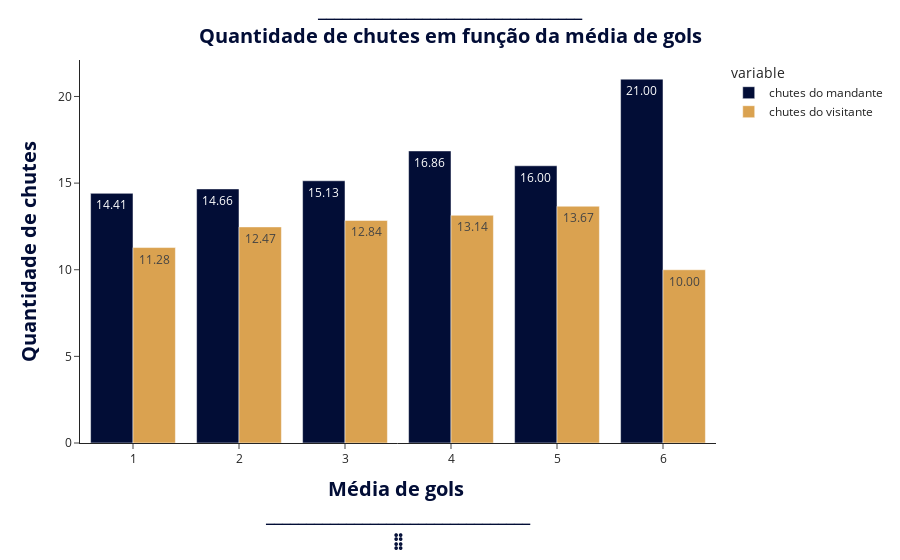

The code cell stored with this chart in its notebook:
### Markdown cell above
* O time visitante tem um maior aproveitamento para conversão em gols de chutes em geral

### Code cell
chutes = px.bar(data_frame =juncao, x = juncao.index, y = ['chutes do mandante', 'chutes do visitante'], barmode='group', color_discrete_sequence=[
                 "#020D36", "#DAA250"],text_auto= '.2f')

chutes.update_layout(
xaxis_title= {
    'text':'<b>Média de gols <br>_________________________________<br>⠀',
    'font_color': '#020D36',
    'font_size':20},
yaxis_title={
    'text':'<b>Quantidade de chutes',
    'font_color': '#020D36',
    'font_size':20},
title={
    'text': '<b>_________________________________<br>Quantidade de chutes em função da média de gols',
    'x': 0.5,
    'y': 0.97,
    'font_color': '#020D36',
    'font_size':20},
template = 'simple_white')

### Figure 1 — Plotly figure (JSON) as saved in the notebook; plotly's stock layout.template omitted (floating-point values rounded to 4 significant figures)
{"data": [{"alignmentgroup": "True", "hovertemplate": "variable=chutes do mandante<br>Gols=%{x}<br>value=%{y}<extra></extra>", "legendgroup": "chutes do mandante", "marker": {"color": "#020D36", "pattern": {"shape": ""}}, "name": "chutes do mandante", "offsetgroup": "chutes do mandante", "orientation": "v", "showlegend": true, "textposition": "auto", "texttemplate": "%{y:.2f}", "type": "bar", "x": [1, 2, 3, 4, 5, 6], "xaxis": "x", "y": [14.41, 14.66, 15.13, 16.86, 16, 21], "yaxis": "y"}, {"alignmentgroup": "True", "hovertemplate": "variable=chutes do visitante<br>Gols=%{x}<br>value=%{y}<extra></extra>", "legendgroup": "chutes do visitante", "marker": {"color": "#DAA250", "pattern": {"shape": ""}}, "name": "chutes do visitante", "offsetgroup": "chutes do visitante", "orientation": "v", "showlegend": true, "textposition": "auto", "texttemplate": "%{y:.2f}", "type": "bar", "x": [1, 2, 3, 4, 5, 6], "xaxis": "x", "y": [11.28, 12.47, 12.84, 13.14, 13.67, 10], "yaxis": "y"}], "layout": {"barmode": "group", "legend": {"title": {"text": "variable"}, "tracegroupgap": 0}, "margin": {"t": 60}, "title": {"font": {"color": "#020D36", "size": 20}, "text": "<b>_________________________________<br>Quantidade de chutes em função da média de gols", "x": 0.5, "y": 0.97}, "xaxis": {"anchor": "y", "domain": [0, 1], "title": {"font": {"color": "#020D36", "size": 20}, "text": "<b>Média de gols <br>_________________________________<br>⠀"}}, "yaxis": {"anchor": "x", "domain": [0, 1], "title": {"font": {"color": "#020D36", "size": 20}, "text": "<b>Quantidade de chutes"}}}}
